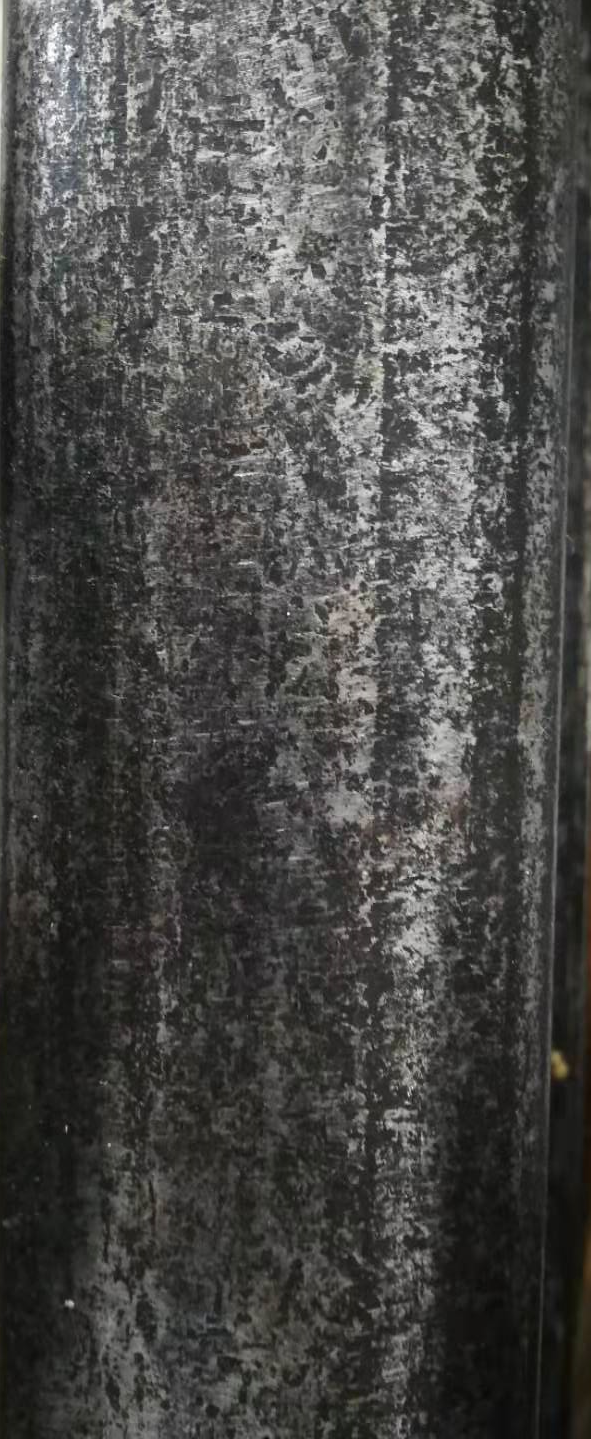
//> input picture defectsImages/diaokuai/g1.png, 591 x 1439 px
$ ./yulinshang   (built with g++ and OpenCV 4)
//> lines starting //> are read from the running program, lines starting //| are printed output that depends on the picture; after the words box and inside, x2 and y2 are one past the last pixel; in counts of white or black regions, pixels touching at a corner belong together
#include "opencv2/core.hpp"
#include "opencv2/features2d/features2d.hpp"
#include "opencv2/imgproc.hpp"
#include "opencv2/imgcodecs.hpp"
#include "opencv2/highgui.hpp"
#include "opencv2/videoio.hpp"
#include <iostream>
#include <vector>

using namespace cv;
using namespace std;

RNG rng(12345);

// [115 lines left out: functions log_normalization, contourDetector, connected_component_stats_demo, not called in this run]


int main(){
	double t0 = (double)getTickCount();

	//Mat img = imread("/home/xuesong/RailInspection/defectsImages/yulinshang/y2.png",0);
	Mat img = imread("/home/xuesong/RailInspection/defectsImages/diaokuai/g1.png",0);
//> img: 1439 rows x 591 cols, CV_8UC1; min 0, max 255, mean 74.8
	resize(img, img, Size(200, 1000), 0, 0, CV_INTER_LINEAR);
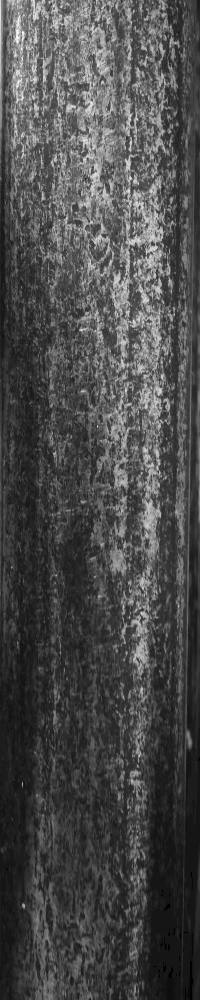
//> img: 1000 rows x 200 cols, CV_8UC1; min 0, max 255, mean 74.7

	namedWindow("raw");

	namedWindow("binary");
	namedWindow("connection");
	namedWindow("blur");
	imshow("raw", img);

	Mat bImage;
	medianBlur(img, img, 3);
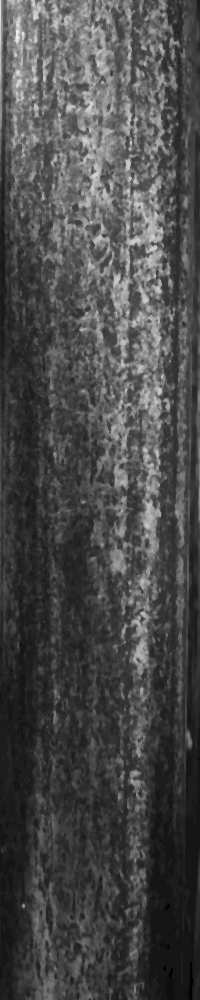
//> img: 1000 rows x 200 cols, CV_8UC1; min 0, max 241, mean 73.8
	imshow("blur", img);
	adaptiveThreshold(img, bImage, 255, CV_ADAPTIVE_THRESH_MEAN_C, CV_THRESH_BINARY_INV, 3, 10);
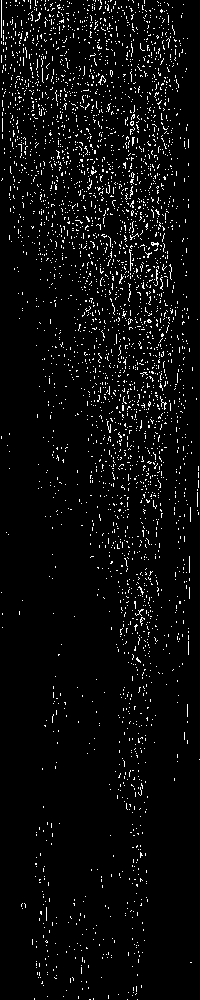
//> bImage: 1000 rows x 200 cols, CV_8UC1; 4.5% white in thin lines or dots
	imshow("binary", bImage);
	//imwrite("binary.jpg", bImage);

	//log_normalization(img);
	Mat elem(4, 4, CV_8U, Scalar(1));
	//morphologyEx(bImage, bImage, MORPH_CLOSE, elem);
	dilate(bImage, bImage, elem);
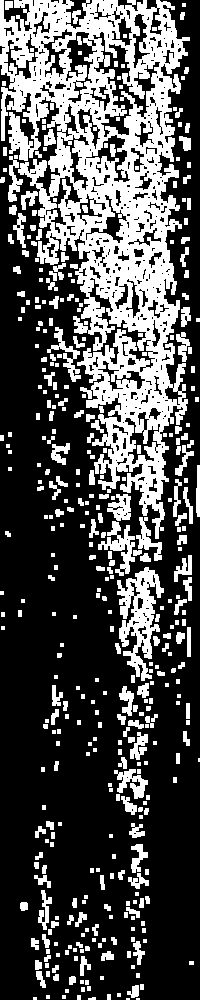
//> bImage: 1000 rows x 200 cols, CV_8UC1; 31.7% white; 413 white regions (145 under 20 px)

	imshow("connection", bImage);
	//imwrite("connection.jpg", bImage);
	//imwrite("results/binary2.png", bImage);

	vector<vector<Point> > contours; // Vector for storing contours
	vector<Vec4i> hierarchy;

    findContours(bImage, contours, RETR_CCOMP, CHAIN_APPROX_SIMPLE ); // Find the contours in the image
//> contours = 825 contours, 564 with area under 20; largest, box (x1, y1, x2, y2) and area: (0, 0, 190, 539) 52325, (117, 567, 164, 681) 2334, (92, 31, 161, 138) 2210, (65, 31, 98, 104) 1002, (85, 134, 131, 183) 777
	cout << "contour number: " << contours.size() << endl;
//| contour number: 825

	Mat drawing = Mat::zeros(bImage.size(), CV_8UC3);

	int num = 0;

    for(auto it = contours.begin(); it != contours.end(); it++){
		// iterate through each contour.
		cout << "size: " << (*it).size() << endl;
		if((*it).size() < 4)
			break;

        double area = contourArea(*it);
		cout << area << endl;
		//  Find the area of contour
		if(area > 10){
			num ++;
		}
		else{
			contours.erase(it);
		}

    }
//> this loop made 567 passes
//> area on passes 9, 13, 14, 17, 21, 22, 24, 26, 36, 37, 41, 43: 79, 40.5, 26, 69.5, 46, 84.5, 22, 71.5, 24, 49.5, 33, 31
//| size: 4
//| 3
//| size: 6
//| 10.5
//> (the first 4 of 16 printed lines)
//> (output is shown up to pass 8 of 567)
//> after the loop, num = 306; contours = 565 contours, 304 with area under 20; largest, box (x1, y1, x2, y2) and area: (0, 0, 190, 539) 52325, (117, 567, 164, 681) 2334, (92, 31, 161, 138) 2210, (65, 31, 98, 104) 1002, (85, 134, 131, 183) 777

	vector<RotatedRect> minRect(contours.size());
	vector<RotatedRect> minEllipse(contours.size());

	int count = 0;
 	for (int i = 0; i < contours.size(); i++){
		minRect[i] = minAreaRect(Mat(contours[i]));
		if (contours[i].size() > 5){
			minEllipse[i] = fitEllipse(Mat(contours[i]));
			if(minEllipse[i].angle > 110 && minEllipse[i].angle < 150 && minEllipse[i].size.height > 10)
				count += 1;
		}
	}
//> after the loop, minRect = 565 RotatedRects (x, y, width, height, angle), first 8: [127.5, 998.5, 1, 3, -90], [91.5, 998, 2, 7, -90], [78.5, 997, 4, 3, -90], [47.5, 996.5, 3, 3, -90], [108.5, 996.5, 5, 3, -90], [66.5, 990.5, 3, 3, -90], [82.5, 989, 4, 3, -90], [88.5, 988, 4, 3, -90]; minEllipse = 565 RotatedRects (x, y, width, height, angle), first 8: [0, 0, 0, 0, 0], [92.45, 998.2, 2.39, 9.56, 84.99], [0, 0, 0, 0, 0], [0, 0, 0, 0, 0], [0, 0, 0, 0, 0], [0, 0, 0, 0, 0], [0, 0, 0, 0, 0], [0, 0, 0, 0, 0]; count = 29

	cout << "the number of yulin: " << count << endl;
//| the number of yulin: 29

	if(count > 15)
		cout << "yulinshang detected!" << endl;
	/// 绘出轮廓及其可倾斜的边界框和边界椭圆
	for (int i = 0; i < contours.size(); i++){
		Scalar color = Scalar(rng.uniform(0, 255), rng.uniform(0, 255), rng.uniform(0, 255));
		// contour
		//drawContours(drawing, contours, i, color, 1, 8, vector<Vec4i>(), 0, Point());
		// ellipse
		ellipse(drawing, minEllipse[i], color, 2, 8);
		// rotated rectangle
		Point2f rect_points[4]; minRect[i].points(rect_points);
		//for (int j = 0; j < 4; j++)
			//line(drawing, rect_points[j], rect_points[(j + 1) % 4], color, 1, 8);
	}
//> this loop made 565 passes
//> rect_points on passes 2 to 4: 4 Points (x, y): [95, 999], [88, 999], [88, 997], [95, 997], 4 Points (x, y): [80, 999], [77, 999], [77, 995], [80, 995], 4 Points (x, y): [49, 998], [46, 998], [46, 995], [49, 995]
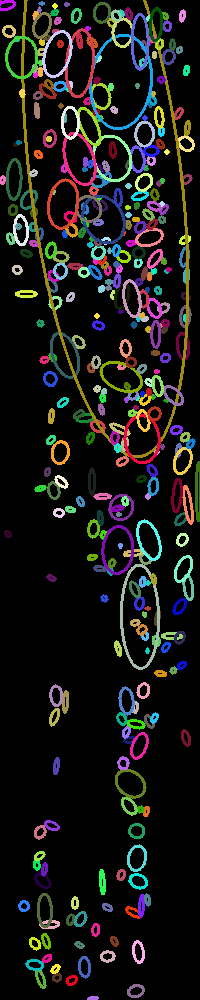
//> drawing: 1000 rows x 200 cols, CV_8UC3; mean B, G, R 22.1, 24.4, 24.8
 	/// 结果在窗体中显示
	namedWindow("Contours", CV_WINDOW_AUTOSIZE);
	imshow("Contours", drawing);
	//imwrite("drawing.jpg", drawing);
	waitKey();

	return 0;
}
